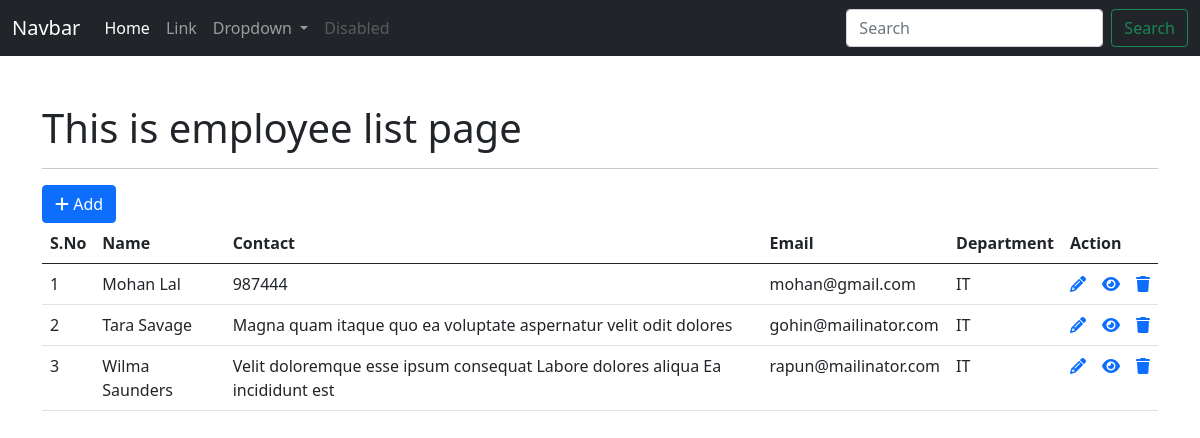
Before: /employee/employee/ (signed in) with the older database file.
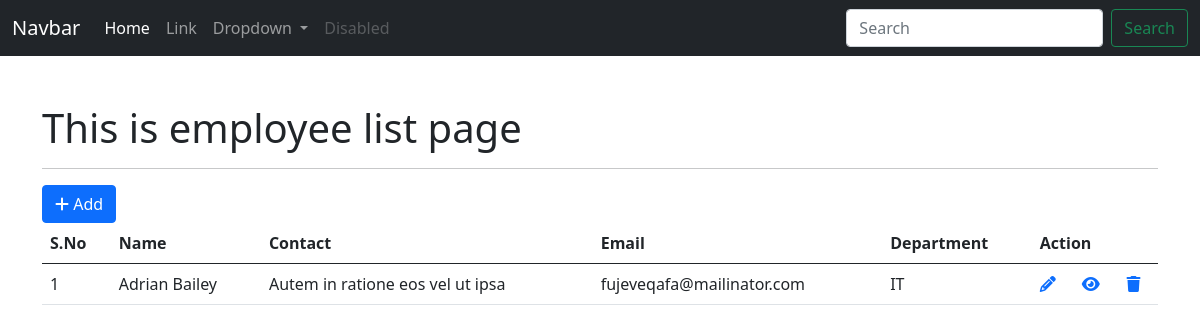
After: the same page with the newer database file.
### app_employeewebsite/models.py (models this page shows, shortened)
class Employee(models.Model):
    full_name = models.CharField(max_length=255)
    contact = models.CharField(max_length=255)
    email = models.EmailField()
    dob = models.DateField()
    join_date = models.DateField()
    gender = models.CharField(max_length=255)
    blood_group = models.CharField(max_length=255)
    address = models.CharField(max_length=255)
    user = models.ForeignKey(User, on_delete=models.CASCADE)
    department = models.ForeignKey(Department, on_delete=models.CASCADE)
    class Meta:
        db_table = 'app_employee'

class Department(models.Model):
    department_name = models.CharField(max_length=255)
    short_name = models.CharField(max_length=255, null=True, blank=True)
    status = models.BooleanField(default=True)
    def __str__(self):
        return self.short_name
    class Meta:
        db_table = "app_department"

### app_employeewebsite/views.py (the view)
# urls.py: path('employee/', views.employee_index, name='emp-index'),
@login_required(login_url='login')
def employee_index(request):
    employee_list = Employee.objects.all()
    context = {"data": employee_list}
    return render(request, 'employees/index_employee.html', context)

### templates/employees/index_employee.html (shortened to what this page needs)
{% extends 'layouts/master.html' %}
{% block custom_css %}
<link rel="stylesheet" href="https://cdnjs.cloudflare.com/ajax/libs/font-awesome/6.3.0/css/all.min.css"/>
{% endblock %}
{% block content %}
<div class="container mt-5">
    <h1>This is employee list page</h1>
    <hr>
    <a href="{% url 'emp-add' %}" class="btn btn-primary"><i class="fa-solid fa-plus"></i> Add</a>
    <table class="table table-striped-columns table-hover">
        <thead>
            <tr>
                <th>S.No</th>
                <th>Name</th>
                <th>Contact</th>
                <th>Email</th>
                <th>Department</th>
                <th colspan="3">Action</th>
            </tr>
        </thead>
        <tbody>
            {% for val in data %}
            <tr>
                <td>{{ forloop.counter }}</td>
                <td>{{ val.full_name }}</td>
                <td>{{ val.contact }}</td>
                <td>{{ val.email }}</td>
                <td>{{ val.department }}</td>
                <td><a href="{% url 'emp-edit' val.id %}"><i class="fa-solid fa-pencil"></i></a></td>
                <td><a href="{% url 'emp-show' val.id %}"><i class="fa-solid fa-eye"></i></a></td>
                <td><a href="{% url 'emp-delete' val.id %}"><i class="fa-solid fa-trash"></i></a></td>
            </tr>
            {% endfor %}
        </tbody>
    </table>
</div>
{% endblock %}

Changed rows visible on the page:
removed Employee: full_name "Mohan Lal", contact "987444", email "mohan@gmail.com", department "IT"
removed Employee: full_name "Tara Savage", contact "Magna quam itaque quo ea voluptate aspernatur velit odit dolores", email "gohin@mailinator.com", department "IT"
removed Employee: full_name "Wilma Saunders", contact "Velit doloremque esse ipsum consequat Labore dolores aliqua Ea incididunt est", email "rapun@mailinator.com", department "IT"
added Employee: full_name "Adrian Bailey", contact "Autem in ratione eos vel ut ipsa", email "fujeveqafa@mailinator.com", department "IT"
